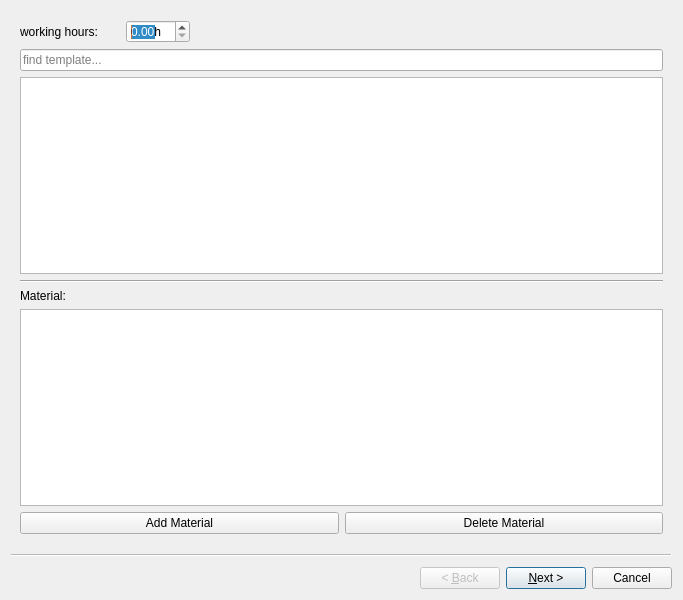
<?xml version="1.0" encoding="UTF-8"?>
<ui version="4.0">
 <class>AbstractBillItemWizard</class>
 <widget class="QWizard" name="AbstractBillItemWizard">
  <property name="geometry">
   <rect>
    <x>0</x>
    <y>0</y>
    <width>683</width>
    <height>600</height>
   </rect>
  </property>
  <property name="windowTitle">
   <string>Wizard</string>
  </property>
  <widget class="QWizardPage" name="wizardPage1">
   <layout class="QVBoxLayout" name="verticalLayout">
    <item>
     <layout class="QHBoxLayout" name="horizontalLayout_3">
      <item>
       <widget class="QLabel" name="label_5">
        <property name="minimumSize">
         <size>
          <width>100</width>
          <height>0</height>
         </size>
        </property>
        <property name="text">
         <string>working hours:</string>
        </property>
       </widget>
      </item>
      <item>
       <widget class="QDoubleSpinBox" name="sbWorkingHours">
        <property name="suffix">
         <string>h</string>
        </property>
        <property name="singleStep">
         <double>0.500000000000000</double>
        </property>
       </widget>
      </item>
      <item>
       <spacer name="horizontalSpacer_3">
        <property name="orientation">
         <enum>Qt::Horizontal</enum>
        </property>
        <property name="sizeHint" stdset="0">
         <size>
          <width>40</width>
          <height>20</height>
         </size>
        </property>
       </spacer>
      </item>
     </layout>
    </item>
    <item>
     <widget class="QLineEdit" name="leSearchTemplate">
      <property name="placeholderText">
       <string>find template...</string>
      </property>
     </widget>
    </item>
    <item>
     <widget class="QTableView" name="tblTemplates">
      <property name="editTriggers">
       <set>QAbstractItemView::NoEditTriggers</set>
      </property>
      <property name="selectionMode">
       <enum>QAbstractItemView::SingleSelection</enum>
      </property>
      <property name="selectionBehavior">
       <enum>QAbstractItemView::SelectRows</enum>
      </property>
      <attribute name="horizontalHeaderStretchLastSection">
       <bool>true</bool>
      </attribute>
     </widget>
    </item>
    <item>
     <widget class="Line" name="line">
      <property name="orientation">
       <enum>Qt::Horizontal</enum>
      </property>
     </widget>
    </item>
    <item>
     <widget class="QLabel" name="label_12">
      <property name="text">
       <string>Material:</string>
      </property>
     </widget>
    </item>
    <item>
     <widget class="QTableView" name="tblMaterial">
      <property name="editTriggers">
       <set>QAbstractItemView::AllEditTriggers</set>
      </property>
      <property name="selectionMode">
       <enum>QAbstractItemView::SingleSelection</enum>
      </property>
      <property name="selectionBehavior">
       <enum>QAbstractItemView::SelectRows</enum>
      </property>
      <attribute name="horizontalHeaderStretchLastSection">
       <bool>true</bool>
      </attribute>
     </widget>
    </item>
    <item>
     <layout class="QHBoxLayout" name="horizontalLayout_2">
      <item>
       <widget class="QPushButton" name="btnAddMaterial">
        <property name="text">
         <string>Add Material</string>
        </property>
        <property name="icon">
         <iconset resource="../../resources.qrc">
          <normaloff>:/icon/add</normaloff>:/icon/add</iconset>
        </property>
       </widget>
      </item>
      <item>
       <widget class="QPushButton" name="btnDeleteMaterial">
        <property name="text">
         <string>Delete Material</string>
        </property>
        <property name="icon">
         <iconset resource="../../resources.qrc">
          <normaloff>:/icon/delete</normaloff>:/icon/delete</iconset>
        </property>
       </widget>
      </item>
     </layout>
    </item>
   </layout>
  </widget>
  <widget class="QWizardPage" name="wizardPage2">
   <layout class="QVBoxLayout" name="verticalLayout_2">
    <item>
     <widget class="QLabel" name="label">
      <property name="sizePolicy">
       <sizepolicy hsizetype="Preferred" vsizetype="Preferred">
        <horstretch>0</horstretch>
        <verstretch>0</verstretch>
       </sizepolicy>
      </property>
      <property name="text">
       <string>Article Description:</string>
      </property>
     </widget>
    </item>
    <item>
     <widget class="QTextEdit" name="textEditArticleDesc">
      <property name="maximumSize">
       <size>
        <width>1600000</width>
        <height>1600000</height>
       </size>
      </property>
      <property name="lineWrapMode">
       <enum>QTextEdit::NoWrap</enum>
      </property>
      <property name="lineWrapColumnOrWidth">
       <number>250</number>
      </property>
     </widget>
    </item>
    <item>
     <layout class="QGridLayout" name="gridLayout">
      <item row="2" column="9">
       <widget class="QDoubleSpinBox" name="sbPricePerUnit">
        <property name="minimumSize">
         <size>
          <width>80</width>
          <height>25</height>
         </size>
        </property>
        <property name="font">
         <font>
          <pointsize>10</pointsize>
         </font>
        </property>
        <property name="suffix">
         <string>€</string>
        </property>
        <property name="minimum">
         <double>0.000000000000000</double>
        </property>
        <property name="maximum">
         <double>9999.989999999999782</double>
        </property>
       </widget>
      </item>
      <item row="1" column="9">
       <widget class="QLabel" name="label_3">
        <property name="text">
         <string>Price per Unit</string>
        </property>
        <property name="alignment">
         <set>Qt::AlignCenter</set>
        </property>
       </widget>
      </item>
      <item row="2" column="6">
       <widget class="QLineEdit" name="leUnit">
        <property name="sizePolicy">
         <sizepolicy hsizetype="Minimum" vsizetype="Fixed">
          <horstretch>0</horstretch>
          <verstretch>0</verstretch>
         </sizepolicy>
        </property>
        <property name="minimumSize">
         <size>
          <width>100</width>
          <height>0</height>
         </size>
        </property>
        <property name="maximumSize">
         <size>
          <width>50</width>
          <height>16777215</height>
         </size>
        </property>
        <property name="text">
         <string>Stk.</string>
        </property>
       </widget>
      </item>
      <item row="1" column="6">
       <widget class="QLabel" name="label_9">
        <property name="text">
         <string>Unit</string>
        </property>
        <property name="alignment">
         <set>Qt::AlignCenter</set>
        </property>
       </widget>
      </item>
      <item row="2" column="8">
       <widget class="QLabel" name="lblCostPerArticle">
        <property name="text">
         <string>TextLabel</string>
        </property>
        <property name="alignment">
         <set>Qt::AlignCenter</set>
        </property>
       </widget>
      </item>
      <item row="2" column="3">
       <widget class="QDoubleSpinBox" name="sbQuantity">
        <property name="maximum">
         <double>9999999.990000000223517</double>
        </property>
       </widget>
      </item>
      <item row="1" column="8">
       <widget class="QLabel" name="label_6">
        <property name="text">
         <string>Cost per Unit</string>
        </property>
        <property name="alignment">
         <set>Qt::AlignCenter</set>
        </property>
       </widget>
      </item>
      <item row="1" column="3">
       <widget class="QLabel" name="lblQuantity">
        <property name="text">
         <string>Quantity</string>
        </property>
        <property name="alignment">
         <set>Qt::AlignCenter</set>
        </property>
       </widget>
      </item>
      <item row="1" column="10">
       <widget class="QLabel" name="label_2">
        <property name="text">
         <string>Calculated Price:</string>
        </property>
        <property name="alignment">
         <set>Qt::AlignCenter</set>
        </property>
       </widget>
      </item>
      <item row="2" column="10">
       <widget class="QLabel" name="lblCalculatedPrice">
        <property name="text">
         <string>TextLabel</string>
        </property>
        <property name="alignment">
         <set>Qt::AlignCenter</set>
        </property>
       </widget>
      </item>
      <item row="1" column="7">
       <widget class="QLabel" name="label_4">
        <property name="text">
         <string>Tax Rate</string>
        </property>
        <property name="alignment">
         <set>Qt::AlignCenter</set>
        </property>
       </widget>
      </item>
      <item row="2" column="7">
       <widget class="QSpinBox" name="sbTaxRate">
        <property name="suffix">
         <string>%</string>
        </property>
        <property name="maximum">
         <number>100</number>
        </property>
       </widget>
      </item>
     </layout>
    </item>
    <item>
     <spacer name="verticalSpacer_2">
      <property name="orientation">
       <enum>Qt::Vertical</enum>
      </property>
      <property name="sizeHint" stdset="0">
       <size>
        <width>20</width>
        <height>142</height>
       </size>
      </property>
     </spacer>
    </item>
    <item>
     <widget class="QGroupBox" name="gbTemplate">
      <property name="title">
       <string>Sa&amp;ve as new Template</string>
      </property>
      <property name="checkable">
       <bool>true</bool>
      </property>
      <property name="checked">
       <bool>false</bool>
      </property>
      <layout class="QVBoxLayout" name="verticalLayout_3">
       <item>
        <layout class="QFormLayout" name="formLayout">
         <item row="0" column="0">
          <widget class="QLabel" name="lblname">
           <property name="text">
            <string>Name:</string>
           </property>
          </widget>
         </item>
         <item row="0" column="1">
          <widget class="QLineEdit" name="leTemplateName"/>
         </item>
         <item row="1" column="0">
          <widget class="QLabel" name="lblOrg">
           <property name="text">
            <string>Organisation:</string>
           </property>
          </widget>
         </item>
         <item row="1" column="1">
          <widget class="QLineEdit" name="leTemplateOrg"/>
         </item>
         <item row="3" column="0">
          <widget class="QLabel" name="additionalDescriptionLabel">
           <property name="text">
            <string>Additional Description:</string>
           </property>
          </widget>
         </item>
         <item row="3" column="1">
          <widget class="QLineEdit" name="leDesc"/>
         </item>
         <item row="2" column="1">
          <widget class="QLineEdit" name="leType"/>
         </item>
         <item row="2" column="0">
          <widget class="QLabel" name="typeLabel">
           <property name="text">
            <string>Type:</string>
           </property>
          </widget>
         </item>
        </layout>
       </item>
      </layout>
     </widget>
    </item>
   </layout>
  </widget>
 </widget>
 <tabstops>
  <tabstop>sbWorkingHours</tabstop>
  <tabstop>leSearchTemplate</tabstop>
  <tabstop>tblTemplates</tabstop>
  <tabstop>tblMaterial</tabstop>
  <tabstop>btnAddMaterial</tabstop>
  <tabstop>btnDeleteMaterial</tabstop>
  <tabstop>textEditArticleDesc</tabstop>
  <tabstop>sbQuantity</tabstop>
  <tabstop>leUnit</tabstop>
  <tabstop>sbTaxRate</tabstop>
  <tabstop>sbPricePerUnit</tabstop>
  <tabstop>gbTemplate</tabstop>
  <tabstop>leTemplateName</tabstop>
  <tabstop>leTemplateOrg</tabstop>
  <tabstop>leType</tabstop>
  <tabstop>leDesc</tabstop>
 </tabstops>
 <resources>
  <include location="../../resources.qrc"/>
 </resources>
 <connections/>
</ui>
